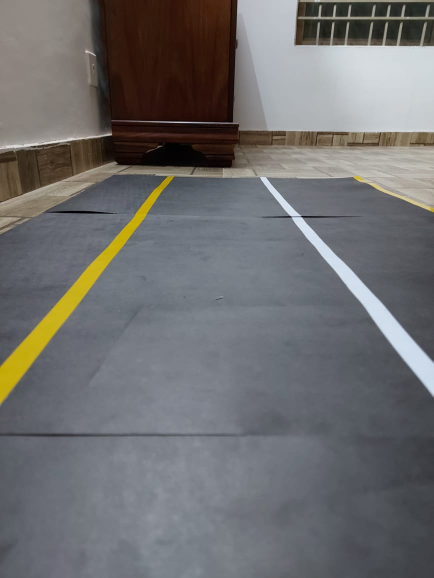
#> input picture Lane Detection/left/road_left_1.jpeg, 867 x 1156 px, found by its file name (shown at 1/2 size)
$ python 'Lane Detection.py'
#> lines starting #> are read from the running program, lines starting #| are printed output that depends on the picture; after the words box and inside, x2 and y2 are one past the last pixel; in counts of white or black regions, pixels touching at a corner belong together
#> further down, img is the input picture: shape (1156, 867, 3); mean B, G, R 110.7, 109.9, 110.5
from typing import Sequence
from PIL.Image import WEB
import numpy as np
import cv2 as cv
from matplotlib import pyplot as plt
from numpy.lib.function_base import angle
import math
import colorsys

def lanesDetection(img):
    #converting to RGB from traditional BGR color scheme of CV
    img = cv.cvtColor(img, cv.COLOR_BGR2RGB)

    #flipping image for easier image manipulation with cv
    img = cv.flip(img, 0)
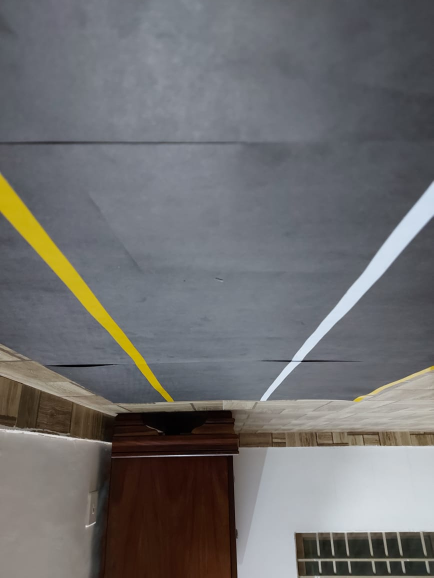
#> img: shape (1156, 867, 3) (shown at 1/2 size); mean R, G, B 110.5, 109.9, 110.7

    #Finding height and width of image
    height = img.shape[0]
#> height = 1156
    width = img.shape[1]
#> width = 867

    plt.imshow(img)
    plt.ylim(0,height)
    plt.show()

    #Setting range of colors for white lane
    light_white = (255,255,255)
    dark_white = (180,180,180)

    #Setting range of colors for yellow lane
    light_yellow = (210,210,150)
    dark_yellow = (150,150,0)

    #Extracting mask of white and yellow lanes
    white_mask = cv.inRange(img, dark_white, light_white)
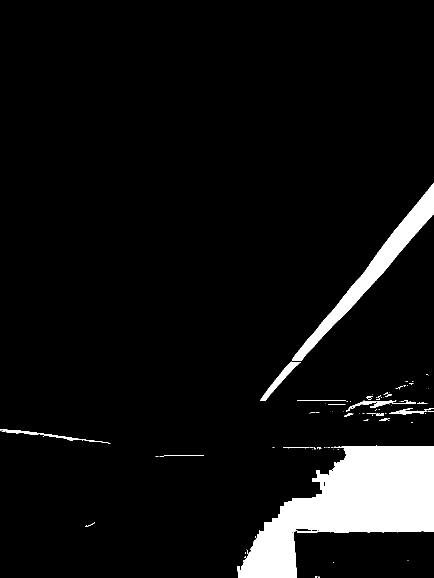
#> white_mask: shape (1156, 867) (shown at 1/2 size); 6.8% white; 101 white regions (83 under 20 px), largest, box (x1, y1, x2, y2) and area: (475, 891, 867, 1156) 51693, (584, 366, 867, 721) 12272, (520, 723, 602, 802) 1230
    yellow_mask = cv.inRange(img, dark_yellow, light_yellow)
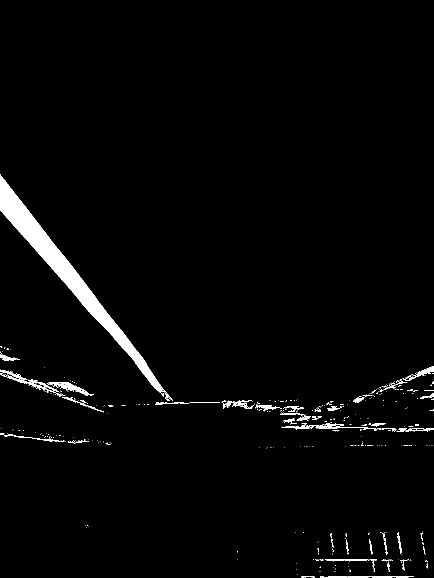
#> yellow_mask: shape (1156, 867) (shown at 1/2 size); 2.4% white; 443 white regions (391 under 20 px), largest, box (x1, y1, x2, y2) and area: (0, 348, 346, 802) 15295, (0, 739, 125, 793) 878, (97, 764, 188, 791) 692

    #Combining white and yellow lane masks
    lanes_mask = cv.bitwise_or(white_mask, yellow_mask)
#> lanes_mask: shape (1156, 867); 9.1% white; 454 white regions (388 under 20 px), largest, box (x1, y1, x2, y2) and area: (475, 889, 867, 1156) 51904, (0, 348, 346, 802) 15295, (584, 366, 867, 721) 12272

    #Using the combined mask on the picture to extract lane image
    lanes_pic = cv.bitwise_and(img, img, mask=lanes_mask)
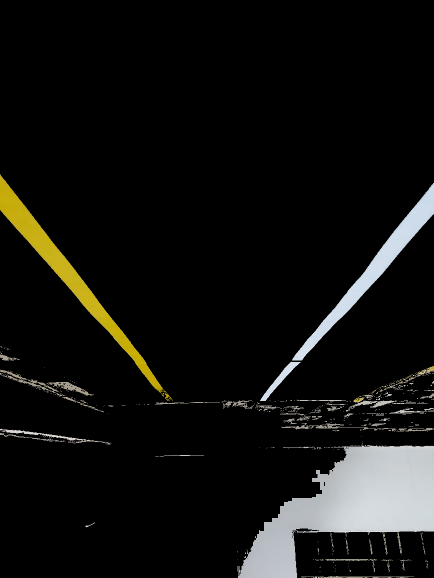
#> lanes_pic: shape (1156, 867, 3) (shown at 1/2 size); mean R, G, B 17.9, 17.9, 15.8


    #Setting a region of interest based on camera calibration
    region_of_interest_vertices = [
        (0, 300), (0,500), (200, 2*height/3), (width-200, 2*height/3), (width, 500), (width, 300)
    ]

    #Converting the lane picture to grayscale
    gray_img = cv.cvtColor(lanes_pic, cv.COLOR_RGB2GRAY)

    plt.imshow(gray_img, cmap="gray")
    plt.ylim(0,height)
    plt.show()

    #Extracting edges with Canny Edge Detector
    edge = cv.Canny(gray_img, 200, 300, apertureSize=3)
#> edge: shape (1156, 867); 1.4% white in thin lines or dots, all inside (x1, y1, x2, y2) = (0, 348, 867, 1156)

    #Cropping the image with edges from Canny Edge Detector
    cropped_image = region_of_interest(
        edge, np.array([region_of_interest_vertices], np.int32))

    plt.imshow(edge, cmap="gray", vmin=0, vmax=255)
    plt.ylim(0,height)
    plt.show()

    plt.imshow(cropped_image, cmap="gray", vmin=0, vmax=255)
    plt.ylim(0,height)
    plt.show()

    #Plotting lines over the road lanes through Hough Transformation
    lines = cv.HoughLinesP(cropped_image, cv.HOUGH_PROBABILISTIC, theta=np.pi/180,
                           threshold=20, lines=np.array([]), minLineLength=100, maxLineGap=100)


    #Plotting the image with lines
    image_with_lines = draw_lines(img, lines)
    plt.imshow(image_with_lines)
    plt.ylim(0,height)
    plt.show()
    return image_with_lines


def region_of_interest(img, vertices):
    #Making all pixels outside of Region of Interest black
    mask = np.zeros_like(img)
    match_mask_color = (255)
    cv.fillPoly(mask, vertices, match_mask_color)
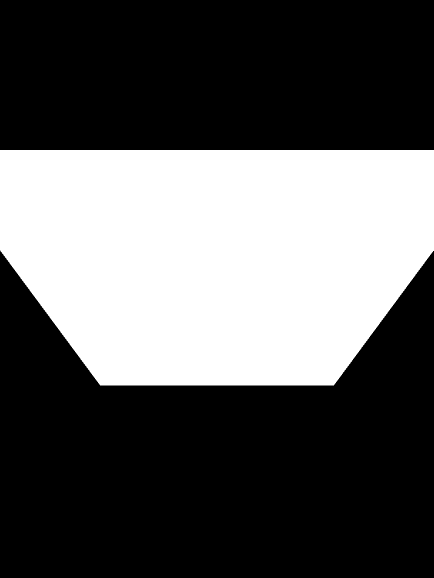
#> mask: shape (1156, 867) (shown at 1/2 size); 35.4% white; 1 white region, box (x1, y1, x2, y2) and area: (0, 300, 867, 771) 354392
    masked_image = cv.bitwise_and(img, mask)
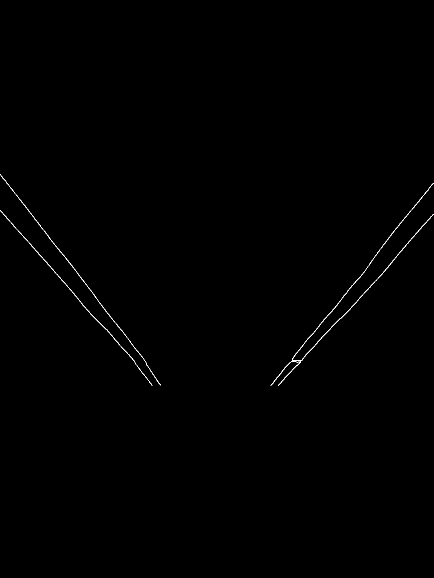
#> masked_image: shape (1156, 867) (shown at 1/2 size); 0.25% white in thin lines or dots, all inside (x1, y1, x2, y2) = (0, 348, 867, 771)
#> in lanesDetection, `lines = cv.HoughLinesP(cropped_image, cv.HOUGH_PROBABILISTIC, theta=np..`: lines = 20 rows, first 6: [695, 623, 861, 433], [2, 352, 289, 720], [54, 480, 293, 755], [608, 686, 735, 534], [0, 348, 251, 670], [764, 492, 866, 366]

    return masked_image


def draw_lines(img, lines):
    #drawing lines extracted from Hough Transformation
    img = np.copy(img)
    blank_image = np.zeros((img.shape[0], img.shape[1], 3), np.uint8)


    for line in lines:
        for x1, y1, x2, y2 in line:
            cv.line(blank_image, (x1, y1), (x2, y2), (0, 255, 0), 2)
#> this loop made 20 passes
#> line on passes 1 to 12: [[695, 623, 861, 433]], [[2, 352, 289, 720]], [[54, 480, 293, 755]], [[608, 686, 735, 534]], [[0, 348, 251, 670]], [[764, 492, 866, 366]], [[556, 770, 780, 529]], [[3, 423, 189, 636]], [[568, 736, 725, 548]], [[740, 574, 866, 429]], [[543, 769, 747, 517]], [[101, 533, 206, 653]]


    img = cv.addWeighted(img, 0.8, blank_image, 1, 0.0)
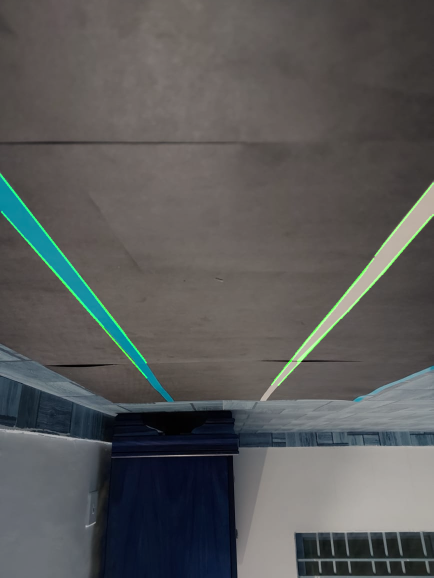
#> img: shape (1156, 867, 3) (shown at 1/2 size); mean of channels 0, 1, 2 88.4, 88.9, 88.6; drawn as B, G, R
    return img


if __name__ == "__main__":
    #Loading image
    img = cv.imread("C:/Users/Arun-PC/Desktop/PersonalFiles/FYP Project/Lane Detection/left/road_left_1.jpeg")


    lanesDetection(img)
